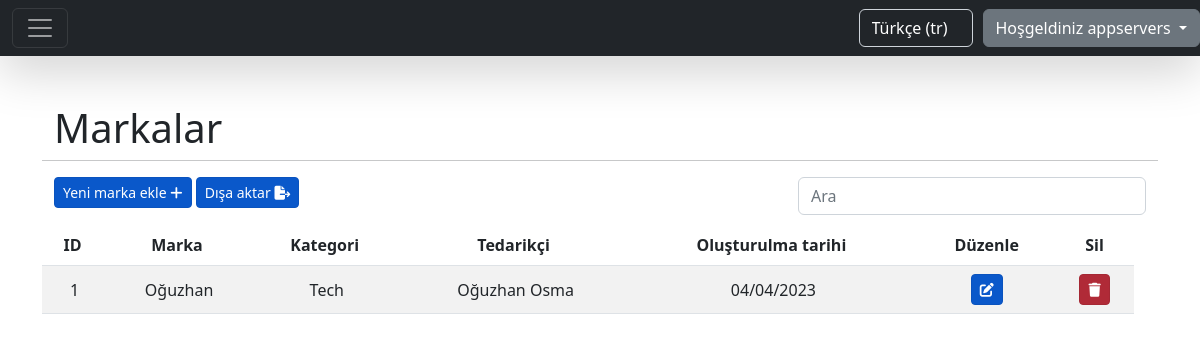
The page /tr/brands/ (signed in) on the database its author committed.
### home/models.py (models this page shows, shortened)
class CompanyUser(AbstractBaseUser):
    company_name = models.CharField(max_length=255, unique=True)
    email = models.EmailField(max_length=255, unique=True)
    phone_number = models.CharField(max_length=15, unique=True)
    website = models.CharField(max_length=255, blank=True, null=True)
    address = models.CharField(max_length=255)
    is_active = models.BooleanField(default=True)
    is_admin = models.BooleanField(default=False)
    USERNAME_FIELD = 'email'
    REQUIRED_FIELDS = ['company_name', 'phone_number', 'address']
    objects = CompanyUserManager()

### category/models.py (models this page shows)
class Category(models.Model):
    name = models.CharField(max_length=100)
    company = models.ForeignKey(CompanyUser, on_delete=models.CASCADE, related_name='categories')
    created = models.DateField(auto_now_add=True)
    def __str__(self):
        return self.name

### brand/models.py (models this page shows, shortened)
class Brand(models.Model):
    name = models.CharField(max_length=30)
    category = models.ForeignKey(Category, on_delete=models.CASCADE, related_name='categories')
    supplier = models.ForeignKey(Supplier, on_delete=models.CASCADE, related_name='suppliers')
    company = models.ForeignKey(CompanyUser, on_delete=models.CASCADE, related_name='brands')
    created = models.DateField(auto_now_add=True)

### supplier/models.py (models this page shows)
class Supplier(models.Model):
    name = models.CharField(max_length=30)
    email = models.EmailField()
    phone = models.CharField(max_length=15)
    address = models.CharField(max_length=100)
    company = models.ForeignKey(CompanyUser, on_delete=models.CASCADE, related_name='suppliers', blank=True,
                                null=True)
    created = models.DateField(auto_now_add=True)
    def __str__(self):
        return self.name

### brand/views.py (the view, shortened to what this page needs)
# urls.py: path('brands/', views.BrandListView.as_view(), name='brands.list'),
class BrandListView(LoginRequiredMixin, ListView):
    model = Brand
    template_name = 'table_template.html'
    context_object_name = 'table_data'
    extra_context = {
        'header_data': [
            {'id': 'id', 'header': 'ID'},
            {'id': 'name', 'header': _('label:brand_name')},
            {'id': 'category', 'header': _('label:category_name')},
            {'id': 'supplier', 'header': _('label:supplier_name')},
            {'id': 'created', 'header': _('label:created_date')},
        ],
        'title': _('label:brands'),
        'create_path': 'create/',
        'update_path': 'update/',
        'delete_action': 'brand',
        'not_found_text': _('message:no_brands_found'),
        'add_new_text': _('label:add_new_brand'),
    }
    login_url = settings.LOGIN_URL
    def get_queryset(self):
        query, order_by, value = queryParser.queryParser(self, 'name')
        return self.request.user.brands.all().order_by(order_by)
    def get_context_data(self, **kwargs):
        context = super(BrandListView, self).get_context_data(**kwargs)
        new_context = dict()
        for item in context['table_data']:
            new_context[item.id] = {
                'id': item.id,
                'name': item.name,
                'category': item.category,
                'supplier': item.supplier,
                'created': date_format(item.created, 'd/m/Y', use_l10n=True)
            }
        context['table_data'] = new_context
        return context

### utils/queryParser.py (called while the page is built)
def queryParser(self, default):
    query = self.request.GET.get('query')
    order_by = self.request.GET.get('order_by')
    value = self.request.GET.get('value')
    if order_by is None or order_by == '':
        order_by = default
    if value is None or value == '':
        value = 'asc'
    if value == 'desc':
        order_by = '-' + order_by
    return query, order_by, value

### static/templates/table_template.html (shortened to what this page needs)
{% extends "base.html" %}
{% load static %}
{% load i18n %}
{% block content %}
    <div class="container">
        <div class="row">
            <div class="col-12" style="text-align: left">
                <h1>{{ title }}</h1>
            </div>
            <hr/>
        </div>
        <div class="row">
            <div class="col-8" style="text-align: left">
                <a href="{{ request.path }}{{ create_path }}" class="btn btn-primary btn-sm active" role="button"
                   aria-pressed="true">{{ add_new_text }}
                    <i class="fas fa-plus"></i>
                </a>
                <a onclick="exportTable()" class="btn btn-primary btn-sm active"
                   role="button"
                   aria-pressed="true">{% trans 'label:export_button' %}
                    <i class="fas fa-file-export"></i>
                </a>
            </div>
            <div class="col-4" style="text-align: right">
                <form method="get">
                    <input type="search" class="form-control rounded" placeholder="{% trans 'label:search' %}"
                           aria-label="Search"
                           aria-describedby="search-addon" name="query"/>
                </form>
            </div>
        </div>
        <div class="row">
            <div class="row table-responsive" style="margin-top: 10px">
                <table class="table table-striped" id="tableToExport">
                    <thead>
                    <tr>
                        {% for data in header_data %}
                            <th scope="col">{{ data.header }}&nbsp;
                            </th>
                        {% endfor %}
                        <th scope="col">{% trans 'label:edit_text' %}</th>
                        <th scope="col">{% trans 'label:delete_text' %}</th>
                    </tr>
                    </thead>
                    <tbody>
                    {% for data in table_data.values %}
                        <tr>
                            {% for value in data.values %}
                                <td class="align-middle">{{ value }} </td>
                            {% endfor %}
                            <td class="align-middle">
                                <a href="{{ request.path }}{{ data.id }}/{{ update_path }}"
                                   class="btn btn-primary btn-sm active"
                                   role="button"><i
                                        class="fas fa-edit"></i></a>
                            </td>
                            <td class="align-middle">
                                <form> {% csrf_token %}
                                    <a class="btn btn-danger btn-sm active" role="button"
                                       onclick="deleteAction('{{ delete_action }}' ,{{ data.id }})"><i
                                            class="fas fa-trash"></i></a>
                                </form>
                            </td>
                        </tr>
                    {% empty %}
                        <tr>
                            <td colspan="12" style="text-align: center">{{ not_found_text }}</td>
                        </tr>
                    {% endfor %}
                    </tbody>
                </table>
            </div>
        </div>
    </div>
{% endblock %}

### static/templates/base.html (shortened to what this page needs)
{% load static %}
{% load i18n %}
<!doctype html>
<html>
<head>
    <link rel="stylesheet" href="{% static 'css/style.css' %}">
    <link rel="stylesheet" href="https://cdn.jsdelivr.net/npm/bootstrap@5.2.3/dist/css/bootstrap.min.css"
>
    <link rel="stylesheet" href="https://use.fontawesome.com/releases/v5.15.4/css/fontawesome.css"
/>
    <link rel="stylesheet" href="https://cdn.jsdelivr.net/npm/sweetalert2@11.7.3/dist/sweetalert2.min.css">
    <link rel="stylesheet" href="https://cdnjs.cloudflare.com/ajax/libs/font-awesome/6.3.0/css/all.min.css">
</head>
<body>
<nav class="navbar navbar-dark bg-dark shadow-lg">
    {% if user.is_authenticated %}
        <div class="col-md-6">
            <div class="container-fluid">
                <button class="navbar-toggler" type="button" data-bs-toggle="collapse"
                        data-bs-target="#navbarToggleExternalContent" aria-controls="navbarToggleExternalContent"
                        aria-expanded="false" aria-label="Toggle navigation">
                    <span class="navbar-toggler-icon"></span>
                </button>
            </div>
        </div>
    {% else %}
        <div class="col-md-6"></div>
    {% endif %}
    <div class="col-md-6 d-flex justify-content-end">
        <form action="{% url "set_language" %}" method="post" class="navbar-form navbar-right"
              style="margin-right: 10px" id="language_form">
            <select class="form-control bg-dark text-white" name="language" onchange="this.form.submit()">
                {% get_current_language as LANGUAGE_CODE %}
                {% get_available_languages as LANGUAGES %}
                {% get_language_info_list for LANGUAGES as languages %}
                {% for language in languages %}
                    <option value="{{ language.code }}"{% if language.code == LANGUAGE_CODE %}
                            selected{% endif %}>
                        {{ language.name_local|capfirst }} ({{ language.code }})
                    </option>
                {% endfor %}
            </select>
        </form>
        {% if user.is_authenticated %}
            <div class="btn-group">
                <a type="button" class="btn btn-secondary dropdown-toggle" data-bs-toggle="dropdown"
                   data-bs-display="static" aria-expanded="false">
                    {% trans 'label:welcome' %} {{ user.company_name }}
                </a>
            </div>
        {% endif %}
    </div>
</nav>
<div class="my-5 text-center container">
    {% block content %}
    {% endblock %}
</div>
</body>
</html>

### rows shown on the page
CompanyUser: company_name "appservers"
Category: values "1" "04/04/2023", name "Tech"
Brand: values "Oğuzhan"
Supplier: name "Oğuzhan Osma"

### other values the page prints
{{ title }} "Markalar"
{{ add_new_text }} "Yeni marka ekle"
{{ data.header }} "ID" "Marka" "Kategori" "Tedarikçi" "Oluşturulma tarihi"
form field language "Türkçe (tr)"
